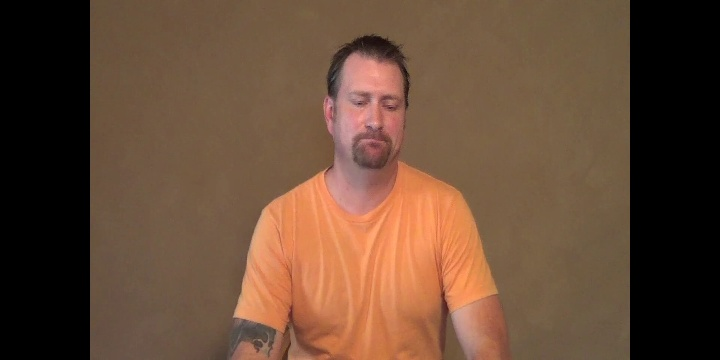
#> input picture aquila/test/test_closed_eye_images/img_00.jpg, 720 x 360 px; its folder holds only this picture in this run
$ python -i smartcrop.py   (imports and definitions only)   (Python 2 division)
#> lines starting #> are read from the running program, lines starting #| are printed output that depends on the picture
### aquila/utils/options.py
'''
A module to wrap options at the command line or in a config file.

A module using this functionality would define its own options like:

  from utils.options import define, options

  define("mysql_host", default="127.0.0.1:3306", type=str,
         help="Main user DB")

  def connect():
    db = database.Connection(options.mysql_host)

Then, in the main() routine the parsing command must be called:

  utils.options.parse_options()

Options can be defined in the command line or in a configuration
file. If you want the configuration to load from the configuration
file, simply add the "--config" option to the command line. Command
line options take precendence over the config file. e.g.

  ./my_executable --config /path/to/config/file

Paths can either be a local path, or to S3 in the form:

   s3://bucket/path/to/file

If you are using s3, the AWS_ACCESS_KEY_ID and AWS_SECRET_ACCESS_KEY
environment variables must be set.

If you are using a config file, it will automatically be polled for
changes. So, to push new parameter values, you just need to update the
file that is specified by the --config variable

All of the options are namespaced by module name. So, if the above was
in the module mastermind.core, the option at the command line would
be:

  --mastermind.core.mysql_host 127.0.0.1

While the config file is in yaml format and would look like:

  mastermind:
    core:
      mysql_host: 127.0.0.1
      mysql_port: 9854

For variables defined in __main__, they are at the root of the option
hierarchy although they can be specified in the config file in their
modules instead.

If you are forking new processes in your code, the subprocesses will
only be able to access those options that are available when the
process forks. In practice, if you are using global options and fork
after all the importing is done, you will be fine.

Author: Mark Desnoyer (desnoyer@neon-lab.com)
Copyright 2013 Neon Labs

Modelled after the tornado options module with a few differences.

'''
import boto
import boto.utils
import contextlib
import inspect
import logging
import multiprocessing
import optparse
import os.path
import re
import sys
import threading
import time
import yaml

#TODO(mdesnoyer): Add support for booleans


_log = logging.getLogger(__name__)

class Error(Exception):
    """Exception raised by errors in the options module."""
    pass

class OptionParser(object):
    '''A collection of options.'''
    def __init__(self):
        self.__dict__['_options'] = {}
        self.__dict__['lock'] = multiprocessing.RLock()
        self.__dict__['cmd_options'] = None
        self.__dict__['last_update'] = None
        self.__dict__['_config_poll_timer'] = None

        # Find the root directory of the source tree
        cur_dir = os.path.abspath(os.path.dirname(__file__))
        while cur_dir <> '/':
            if os.path.exists(os.path.join(cur_dir, 'NEON_ROOT')):
                self.__dict__['NEON_ROOT'] = cur_dir
                break
            cur_dir = os.path.abspath(os.path.join(cur_dir, '..'))

        if cur_dir == '/':
            raise Error('Could not find the NEON_ROOT file in the source tree.')

        # Find the full prefix for the main module
        self.__dict__['main_prefix'] = self._get_main_prefix()

    def __del__(self):
        timer = self.__dict__['_config_poll_timer']
        if timer is not None and timer.is_alive():
            timer.cancel()
        self.__dict__['_config_poll_timer'] = None


    # [6 lines left out: function __getattr__, not called in this run]

    def __setattr__(self, name, value):
        raise NotImplementedError(
            'Sorry, you cannot set parameters at runtime.')

    # [106 lines left out: functions __getitem__, define, parse_options, _poll_config_file, get, not called in this run]

    def get_config_file(self):
        '''Returns the config file name that is used by this parser.'''
        return self.cmd_options.config

    # [218 lines left out: functions options_loaded, _set_bounded, _set, _parse_command_line, _process_new_config_file, _reset_options and 6 more, not called in this run]

class _Option(object):
    # Enums to put for the status of data captured in the value
    _DATA_DEFAULT = 0
    _DATA_VALID_VAL = 1
    _DATA_NONE = 2


    # [42 lines left out: functions __init__, value, set, not called in this run]

    def reset(self):
        self._data_status.value = _Option._DATA_DEFAULT

    def is_default(self):
        self._data_status.value == _Option._DATA_DEFAULT

    # [15 lines left out: function _create_mutable_fields, not called in this run]


options = OptionParser()
'''Global options object.'''

def define(name, default=None, type=None, help=None, max_str_size=256):
    return options.define(name, default=default, type=type, help=help,
                          stack_depth=3, max_str_size=max_str_size)


# [4 lines left out: function parse_options, not called in this run]

def options_loaded():
    return options.options_loaded()

### aquila/smartcrop.py
import math
import itertools
import cv2
import numpy as np
import sys
import dlib
import logging
from .utils.options import define, options
from scipy.fftpack import idct
from scipy.fftpack import dct
import time

_log = logging.getLogger(__name__)

# [20 lines not run here, left out]


# [12 lines left out: functions tic, toc, not called in this run]

class ImageSignatureSaliency(object):
    ''' Image signature saliency implementation.
    Based on paper: Image signature: Highlighting sparse salient regions.
    X Hou, J Harel, C Koch. 2012
    '''
    def __init__(self, src, map_size = 640):
        # self.lab_im = cv2.cvtColor(src, cv2.COLOR_BGR2LAB)
        # l_channel, a_channel, b_channel = cv2.split(self.lab_im)
        # Resize the image to the longest edge 64.
        self._saliency_threshold = options.saliency_threshold
        if len(src.shape) == 2:
            src = cv2.cvtColor(src, cv2.COLOR_GRAY2BGR)
        self.src = src
        ratio = max(src.shape[0]/64.0, src.shape[1]/64.0)
        im = cv2.resize(src, (int(src.shape[1]/ratio), int(src.shape[0]/ratio)))
        sal_map = np.zeros(im.shape)
        for i in xrange(0, im.shape[2]):
            sal_map[0:, 0:, i] = np.power(idct(np.sign(dct(
                                    im[0:,0:, i].astype(float)))), 2)
        out_map = np.sum(sal_map, 2)
        self.map_width = int(im.shape[1] * map_size / 64.0)
        self.map_height = int(im.shape[0] * map_size / 64.0)
        out_map_resized = cv2.resize(out_map, (self.map_width, self.map_height))

        self.smooth_map = cv2.GaussianBlur(out_map_resized,
                                      (map_size/20*2+1, map_size/20*2+1),
                                      map_size/15.0)
        self.smooth_map = np.uint8((self.smooth_map - np.min(self.smooth_map)) /
                              (np.max(self.smooth_map) - np.min(self.smooth_map)) * 255)

    def get_saliency_map(self):
        return cv2.resize(self.smooth_map,
                          (self.src.shape[1], self.src.shape[0]))

    # [14 lines left out: function draw_resized_im, not called in this run]


class SmartCrop(object):
    '''Crop and resize images using face, text and saliency.
    '''
    _instance_ = None
    _dlib_face_detector = None
    # [379 lines left out: functions __init__, get_saliency_map, detect_front_faces, detect_profile_faces, detect_faces, get_text_boxes and 7 more, not called in this run]

>>> import cv2
>>> picture = cv2.imread('test/test_closed_eye_images/img_00.jpg', cv2.IMREAD_GRAYSCALE)
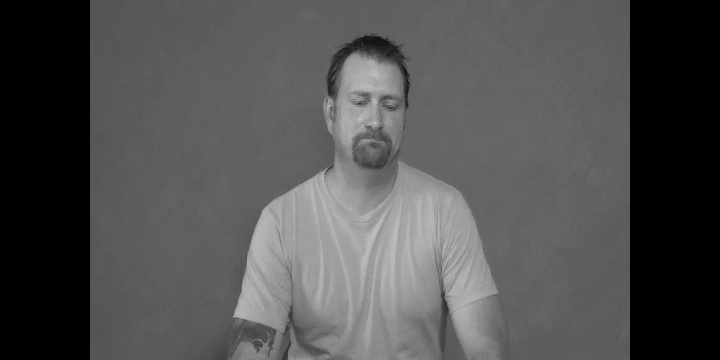
#> picture: shape (360, 720); min 0, max 199, mean 80.9
>>> result = ImageSignatureSaliency(picture).get_saliency_map()
#> (the run stopped early here; a loop or call above may not have finished)
